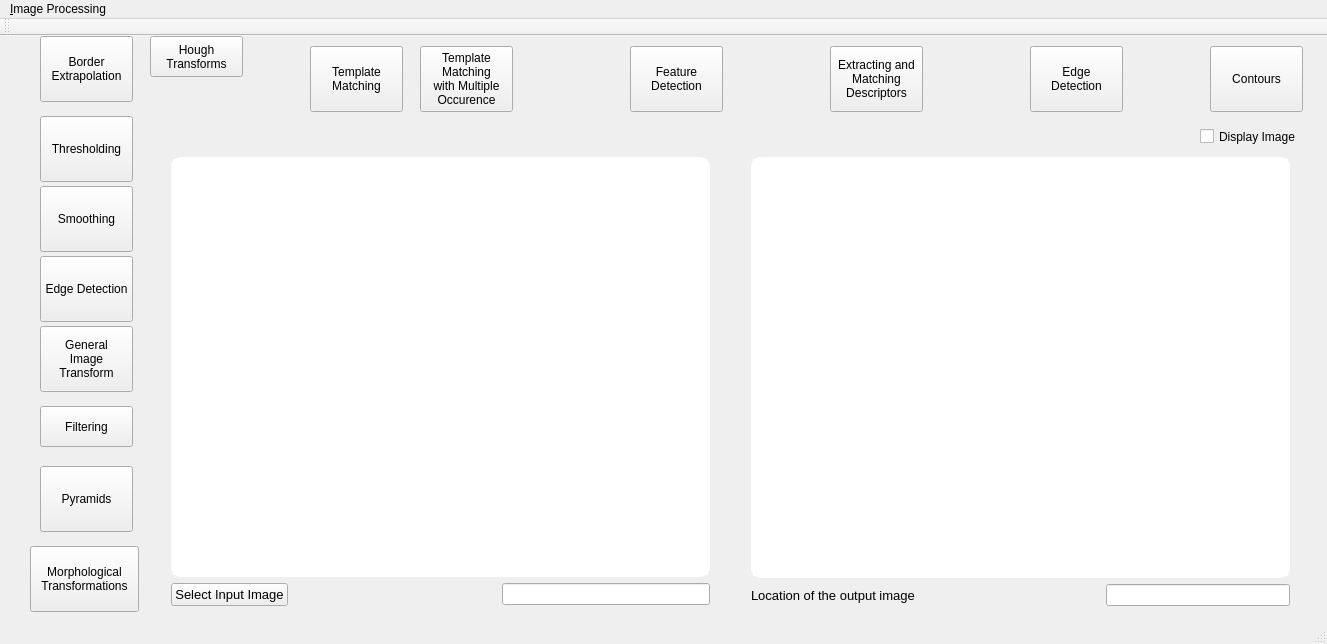
<?xml version="1.0" encoding="UTF-8"?>
<ui version="4.0">
 <class>MainWindow</class>
 <widget class="QMainWindow" name="MainWindow">
  <property name="geometry">
   <rect>
    <x>0</x>
    <y>0</y>
    <width>1327</width>
    <height>644</height>
   </rect>
  </property>
  <property name="windowTitle">
   <string>MainWindow</string>
  </property>
  <widget class="QWidget" name="centralWidget">
   <widget class="QCheckBox" name="displayImg_checkBox">
    <property name="geometry">
     <rect>
      <x>1200</x>
      <y>90</y>
      <width>111</width>
      <height>21</height>
     </rect>
    </property>
    <property name="text">
     <string>Display Image</string>
    </property>
   </widget>
   <widget class="QWidget" name="layoutWidget">
    <property name="geometry">
     <rect>
      <x>160</x>
      <y>110</y>
      <width>561</width>
      <height>471</height>
     </rect>
    </property>
    <layout class="QVBoxLayout" name="verticalLayout">
     <item>
      <widget class="QGraphicsView" name="inputImage_graphicsView">
       <property name="styleSheet">
        <string notr="true">   border: 2px solid white;
   border-radius:10px;</string>
       </property>
      </widget>
     </item>
     <item>
      <layout class="QHBoxLayout" name="horizontalLayout">
       <item>
        <widget class="QPushButton" name="inputImage_pushButton">
         <property name="font">
          <font>
           <pointsize>10</pointsize>
          </font>
         </property>
         <property name="text">
          <string>Select Input Image</string>
         </property>
        </widget>
       </item>
       <item>
        <spacer name="horizontalSpacer">
         <property name="orientation">
          <enum>Qt::Horizontal</enum>
         </property>
         <property name="sizeHint" stdset="0">
          <size>
           <width>48</width>
           <height>20</height>
          </size>
         </property>
        </spacer>
       </item>
       <item>
        <widget class="QLineEdit" name="input_lineEdit"/>
       </item>
      </layout>
     </item>
    </layout>
   </widget>
   <widget class="QWidget" name="layoutWidget">
    <property name="geometry">
     <rect>
      <x>740</x>
      <y>110</y>
      <width>561</width>
      <height>471</height>
     </rect>
    </property>
    <layout class="QVBoxLayout" name="verticalLayout_2">
     <item>
      <widget class="QGraphicsView" name="outputImage_graphicsView">
       <property name="enabled">
        <bool>true</bool>
       </property>
       <property name="styleSheet">
        <string notr="true">   border: 2px solid white;
   border-radius:10px;</string>
       </property>
      </widget>
     </item>
     <item>
      <layout class="QHBoxLayout" name="horizontalLayout_2">
       <item>
        <widget class="QLabel" name="label">
         <property name="font">
          <font>
           <pointsize>10</pointsize>
          </font>
         </property>
         <property name="text">
          <string>Location of the output image</string>
         </property>
        </widget>
       </item>
       <item>
        <spacer name="horizontalSpacer_2">
         <property name="orientation">
          <enum>Qt::Horizontal</enum>
         </property>
         <property name="sizeHint" stdset="0">
          <size>
           <width>40</width>
           <height>20</height>
          </size>
         </property>
        </spacer>
       </item>
       <item>
        <widget class="QLineEdit" name="output_lineEdit"/>
       </item>
      </layout>
     </item>
    </layout>
   </widget>
   <widget class="QPushButton" name="filtering_pushButton">
    <property name="geometry">
     <rect>
      <x>40</x>
      <y>370</y>
      <width>93</width>
      <height>41</height>
     </rect>
    </property>
    <property name="styleSheet">
     <string notr="true">JdkButton:hover[IsSelected=&quot;false&quot;][IsActive=&quot;true&quot;]
{
		
	border-image: url(:/PluginBtn/Graphics/PluginButtons/But4ro.png);
}

JdkButton:!hover[IsSelected=&quot;false&quot;][IsActive=&quot;true&quot;]
{
		
	border-image: url(:/PluginBtn/Graphics/PluginButtons/But4av.png);
}

JdkButton:pressed[IsSelected=&quot;false&quot;][IsActive=&quot;true&quot;]
{
		border-image: url(:/PluginBtn/Graphics/PluginButtons/But4av.png);
}

JdkButton[IsSelected=&quot;false&quot;][IsActive=&quot;false&quot;]
{
		
	border-image: url(:/PluginBtn/Graphics/PluginButtons/But4in.png);
}

JdkButton[IsSelected=&quot;true&quot;][IsActive=&quot;true&quot;]
{
	
		
	border-image: url(:/PluginBtn/Graphics/PluginButtons/But4se.png);
}
</string>
    </property>
    <property name="text">
     <string>Filtering</string>
    </property>
   </widget>
   <widget class="QPushButton" name="thresholding_pushButton">
    <property name="geometry">
     <rect>
      <x>40</x>
      <y>80</y>
      <width>93</width>
      <height>66</height>
     </rect>
    </property>
    <property name="text">
     <string>Thresholding</string>
    </property>
   </widget>
   <widget class="QPushButton" name="morphology_pushButton">
    <property name="geometry">
     <rect>
      <x>30</x>
      <y>510</y>
      <width>109</width>
      <height>66</height>
     </rect>
    </property>
    <property name="text">
     <string>Morphological 
Transformations</string>
    </property>
   </widget>
   <widget class="QPushButton" name="templateMat_pushButton">
    <property name="geometry">
     <rect>
      <x>310</x>
      <y>10</y>
      <width>93</width>
      <height>66</height>
     </rect>
    </property>
    <property name="text">
     <string>Template 
Matching</string>
    </property>
   </widget>
   <widget class="QPushButton" name="mulTemplatemat_pushButton">
    <property name="geometry">
     <rect>
      <x>420</x>
      <y>10</y>
      <width>93</width>
      <height>66</height>
     </rect>
    </property>
    <property name="text">
     <string>Template 
Matching
with Multiple
Occurence</string>
    </property>
   </widget>
   <widget class="QPushButton" name="fDetection_pushButton">
    <property name="geometry">
     <rect>
      <x>630</x>
      <y>10</y>
      <width>93</width>
      <height>66</height>
     </rect>
    </property>
    <property name="text">
     <string>Feature
Detection</string>
    </property>
   </widget>
   <widget class="QPushButton" name="emd_pushButton">
    <property name="geometry">
     <rect>
      <x>830</x>
      <y>10</y>
      <width>93</width>
      <height>66</height>
     </rect>
    </property>
    <property name="text">
     <string>Extracting and
Matching 
Descriptors</string>
    </property>
   </widget>
   <widget class="QPushButton" name="smoothing_pushButton">
    <property name="geometry">
     <rect>
      <x>40</x>
      <y>150</y>
      <width>93</width>
      <height>66</height>
     </rect>
    </property>
    <property name="text">
     <string>Smoothing</string>
    </property>
   </widget>
   <widget class="QPushButton" name="pyramid_pushButton">
    <property name="geometry">
     <rect>
      <x>40</x>
      <y>430</y>
      <width>93</width>
      <height>66</height>
     </rect>
    </property>
    <property name="text">
     <string>Pyramids</string>
    </property>
   </widget>
   <widget class="QPushButton" name="edgeDet_pushButton">
    <property name="geometry">
     <rect>
      <x>1030</x>
      <y>10</y>
      <width>93</width>
      <height>66</height>
     </rect>
    </property>
    <property name="text">
     <string>Edge 
Detection</string>
    </property>
   </widget>
   <widget class="QPushButton" name="contour_pushButton">
    <property name="geometry">
     <rect>
      <x>1210</x>
      <y>10</y>
      <width>93</width>
      <height>66</height>
     </rect>
    </property>
    <property name="text">
     <string>Contours</string>
    </property>
   </widget>
   <widget class="QPushButton" name="border_pushButton">
    <property name="geometry">
     <rect>
      <x>40</x>
      <y>0</y>
      <width>93</width>
      <height>66</height>
     </rect>
    </property>
    <property name="styleSheet">
     <string notr="true">JdkButton:hover[IsSelected=&quot;false&quot;][IsActive=&quot;true&quot;]
{
		
	border-image: url(:/PluginBtn/Graphics/PluginButtons/But4ro.png);
}

JdkButton:!hover[IsSelected=&quot;false&quot;][IsActive=&quot;true&quot;]
{
		
	border-image: url(:/PluginBtn/Graphics/PluginButtons/But4av.png);
}

JdkButton:pressed[IsSelected=&quot;false&quot;][IsActive=&quot;true&quot;]
{
		border-image: url(:/PluginBtn/Graphics/PluginButtons/But4av.png);
}

JdkButton[IsSelected=&quot;false&quot;][IsActive=&quot;false&quot;]
{
		
	border-image: url(:/PluginBtn/Graphics/PluginButtons/But4in.png);
}

JdkButton[IsSelected=&quot;true&quot;][IsActive=&quot;true&quot;]
{
	
		
	border-image: url(:/PluginBtn/Graphics/PluginButtons/But4se.png);
}
</string>
    </property>
    <property name="text">
     <string>Border 
Extrapolation</string>
    </property>
   </widget>
   <widget class="QPushButton" name="edgeDet_pushButton_2">
    <property name="geometry">
     <rect>
      <x>40</x>
      <y>220</y>
      <width>93</width>
      <height>66</height>
     </rect>
    </property>
    <property name="text">
     <string>Edge Detection</string>
    </property>
   </widget>
   <widget class="QPushButton" name="imgTransform_pushButton">
    <property name="geometry">
     <rect>
      <x>40</x>
      <y>290</y>
      <width>93</width>
      <height>66</height>
     </rect>
    </property>
    <property name="text">
     <string>General
Image 
Transform</string>
    </property>
   </widget>
   <widget class="QPushButton" name="hough_pushButton">
    <property name="geometry">
     <rect>
      <x>150</x>
      <y>0</y>
      <width>93</width>
      <height>41</height>
     </rect>
    </property>
    <property name="styleSheet">
     <string notr="true">JdkButton:hover[IsSelected=&quot;false&quot;][IsActive=&quot;true&quot;]
{
		
	border-image: url(:/PluginBtn/Graphics/PluginButtons/But4ro.png);
}

JdkButton:!hover[IsSelected=&quot;false&quot;][IsActive=&quot;true&quot;]
{
		
	border-image: url(:/PluginBtn/Graphics/PluginButtons/But4av.png);
}

JdkButton:pressed[IsSelected=&quot;false&quot;][IsActive=&quot;true&quot;]
{
		border-image: url(:/PluginBtn/Graphics/PluginButtons/But4av.png);
}

JdkButton[IsSelected=&quot;false&quot;][IsActive=&quot;false&quot;]
{
		
	border-image: url(:/PluginBtn/Graphics/PluginButtons/But4in.png);
}

JdkButton[IsSelected=&quot;true&quot;][IsActive=&quot;true&quot;]
{
	
		
	border-image: url(:/PluginBtn/Graphics/PluginButtons/But4se.png);
}
</string>
    </property>
    <property name="text">
     <string>Hough 
Transforms</string>
    </property>
   </widget>
   <zorder>mulTemplatemat_pushButton</zorder>
   <zorder>displayImg_checkBox</zorder>
   <zorder>layoutWidget</zorder>
   <zorder>layoutWidget</zorder>
   <zorder>filtering_pushButton</zorder>
   <zorder>thresholding_pushButton</zorder>
   <zorder>morphology_pushButton</zorder>
   <zorder>templateMat_pushButton</zorder>
   <zorder>fDetection_pushButton</zorder>
   <zorder>emd_pushButton</zorder>
   <zorder>smoothing_pushButton</zorder>
   <zorder>pyramid_pushButton</zorder>
   <zorder>edgeDet_pushButton</zorder>
   <zorder>contour_pushButton</zorder>
   <zorder>border_pushButton</zorder>
   <zorder>edgeDet_pushButton_2</zorder>
   <zorder>imgTransform_pushButton</zorder>
   <zorder>hough_pushButton</zorder>
  </widget>
  <widget class="QMenuBar" name="menuBar">
   <property name="geometry">
    <rect>
     <x>0</x>
     <y>0</y>
     <width>1327</width>
     <height>21</height>
    </rect>
   </property>
   <widget class="QMenu" name="menu_Image_Processing">
    <property name="title">
     <string>&amp;Image Processing</string>
    </property>
    <widget class="QMenu" name="menuFilters">
     <property name="title">
      <string>Filters</string>
     </property>
     <widget class="QMenu" name="menuEdge_Detection_img_derivatives">
      <property name="title">
       <string>Edge Detection (img derivatives)</string>
      </property>
      <addaction name="actionLaplacian"/>
      <addaction name="separator"/>
      <addaction name="actionScharr"/>
      <addaction name="separator"/>
      <addaction name="actionSobel"/>
      <addaction name="separator"/>
     </widget>
     <addaction name="actionGaussian"/>
     <addaction name="separator"/>
     <addaction name="actionBlurr"/>
     <addaction name="separator"/>
     <addaction name="actionBilateral"/>
     <addaction name="separator"/>
     <addaction name="actionBox"/>
     <addaction name="separator"/>
     <addaction name="action2D_Filter"/>
     <addaction name="separator"/>
     <addaction name="actionEdge_Detection"/>
     <addaction name="separator"/>
     <addaction name="menuEdge_Detection_img_derivatives"/>
    </widget>
    <addaction name="menuFilters"/>
   </widget>
   <addaction name="menu_Image_Processing"/>
  </widget>
  <widget class="QToolBar" name="mainToolBar">
   <attribute name="toolBarArea">
    <enum>TopToolBarArea</enum>
   </attribute>
   <attribute name="toolBarBreak">
    <bool>false</bool>
   </attribute>
  </widget>
  <widget class="QStatusBar" name="statusBar"/>
  <action name="actionGaussian">
   <property name="text">
    <string>Gaussian</string>
   </property>
  </action>
  <action name="actionBlurr">
   <property name="text">
    <string>Blurr</string>
   </property>
  </action>
  <action name="actionBilateral">
   <property name="text">
    <string>Bilateral</string>
   </property>
  </action>
  <action name="actionBox">
   <property name="text">
    <string>Box</string>
   </property>
  </action>
  <action name="action2D_Filter">
   <property name="text">
    <string>2D Filter (Image Sharpening)</string>
   </property>
  </action>
  <action name="actionEdge_Detection">
   <property name="text">
    <string>Edge Detection</string>
   </property>
  </action>
  <action name="actionLaplacian">
   <property name="text">
    <string>Laplacian</string>
   </property>
  </action>
  <action name="actionScharr">
   <property name="text">
    <string>Scharr</string>
   </property>
  </action>
  <action name="actionSobel">
   <property name="text">
    <string>Sobel</string>
   </property>
  </action>
  <action name="actionSpatialGradient">
   <property name="text">
    <string>SpatialGradient</string>
   </property>
  </action>
 </widget>
 <layoutdefault spacing="6" margin="11"/>
 <resources/>
 <connections/>
</ui>
